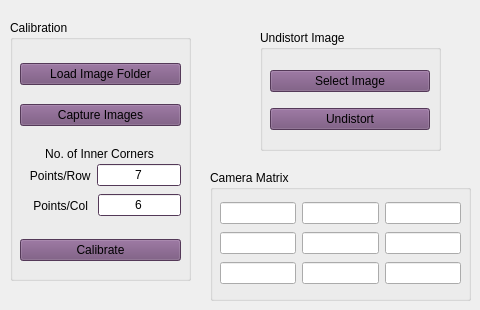
     <widget class="QWidget" name="tab_7">
      <property name="accessibleName">
       <string/>
      </property>
      <attribute name="title">
       <string>Calibration</string>
      </attribute>
      <widget class="QGroupBox" name="Calibration">
       <property name="geometry">
        <rect>
         <x>10</x>
         <y>20</y>
         <width>181</width>
         <height>261</height>
        </rect>
       </property>
       <property name="palette">
        <palette>
         <active>
          <colorrole role="WindowText">
           <brush brushstyle="SolidPattern">
            <color alpha="255">
             <red>0</red>
             <green>0</green>
             <blue>0</blue>
            </color>
           </brush>
          </colorrole>
          <colorrole role="Button">
           <brush brushstyle="SolidPattern">
            <color alpha="255">
             <red>117</red>
             <green>80</green>
             <blue>123</blue>
            </color>
           </brush>
          </colorrole>
          <colorrole role="Light">
           <brush brushstyle="SolidPattern">
            <color alpha="255">
             <red>176</red>
             <green>120</green>
             <blue>185</blue>
            </color>
           </brush>
          </colorrole>
          <colorrole role="Midlight">
           <brush brushstyle="SolidPattern">
            <color alpha="255">
             <red>146</red>
             <green>100</green>
             <blue>154</blue>
            </color>
           </brush>
          </colorrole>
          <colorrole role="Dark">
           <brush brushstyle="SolidPattern">
            <color alpha="255">
             <red>58</red>
             <green>40</green>
             <blue>61</blue>
            </color>
           </brush>
          </colorrole>
          <colorrole role="Mid">
           <brush brushstyle="SolidPattern">
            <color alpha="255">
             <red>78</red>
             <green>53</green>
             <blue>82</blue>
            </color>
           </brush>
          </colorrole>
          <colorrole role="Text">
           <brush brushstyle="SolidPattern">
            <color alpha="255">
             <red>0</red>
             <green>0</green>
             <blue>0</blue>
            </color>
           </brush>
          </colorrole>
          <colorrole role="BrightText">
           <brush brushstyle="SolidPattern">
            <color alpha="255">
             <red>0</red>
             <green>0</green>
             <blue>0</blue>
            </color>
           </brush>
          </colorrole>
          <colorrole role="ButtonText">
           <brush brushstyle="SolidPattern">
            <color alpha="255">
             <red>0</red>
             <green>0</green>
             <blue>0</blue>
            </color>
           </brush>
          </colorrole>
          <colorrole role="Base">
           <brush brushstyle="SolidPattern">
            <color alpha="255">
             <red>255</red>
             <green>255</green>
             <blue>255</blue>
            </color>
           </brush>
          </colorrole>
          <colorrole role="Window">
           <brush brushstyle="SolidPattern">
            <color alpha="255">
             <red>117</red>
             <green>80</green>
             <blue>123</blue>
            </color>
           </brush>
          </colorrole>
          <colorrole role="Shadow">
           <brush brushstyle="SolidPattern">
            <color alpha="255">
             <red>0</red>
             <green>0</green>
             <blue>0</blue>
            </color>
           </brush>
          </colorrole>
          <colorrole role="AlternateBase">
           <brush brushstyle="SolidPattern">
            <color alpha="255">
             <red>58</red>
             <green>40</green>
             <blue>61</blue>
            </color>
           </brush>
          </colorrole>
          <colorrole role="ToolTipBase">
           <brush brushstyle="SolidPattern">
            <color alpha="255">
             <red>255</red>
             <green>255</green>
             <blue>220</blue>
            </color>
           </brush>
          </colorrole>
          <colorrole role="ToolTipText">
           <brush brushstyle="SolidPattern">
            <color alpha="255">
             <red>0</red>
             <green>0</green>
             <blue>0</blue>
            </color>
           </brush>
          </colorrole>
         </active>
         <inactive>
          <colorrole role="WindowText">
           <brush brushstyle="SolidPattern">
            <color alpha="255">
             <red>0</red>
             <green>0</green>
             <blue>0</blue>
            </color>
           </brush>
          </colorrole>
          <colorrole role="Button">
           <brush brushstyle="SolidPattern">
            <color alpha="255">
             <red>117</red>
             <green>80</green>
             <blue>123</blue>
            </color>
           </brush>
          </colorrole>
          <colorrole role="Light">
           <brush brushstyle="SolidPattern">
            <color alpha="255">
             <red>176</red>
             <green>120</green>
             <blue>185</blue>
            </color>
           </brush>
          </colorrole>
          <colorrole role="Midlight">
           <brush brushstyle="SolidPattern">
            <color alpha="255">
             <red>146</red>
             <green>100</green>
             <blue>154</blue>
            </color>
           </brush>
          </colorrole>
          <colorrole role="Dark">
           <brush brushstyle="SolidPattern">
            <color alpha="255">
             <red>58</red>
             <green>40</green>
             <blue>61</blue>
            </color>
           </brush>
          </colorrole>
          <colorrole role="Mid">
           <brush brushstyle="SolidPattern">
            <color alpha="255">
             <red>78</red>
             <green>53</green>
             <blue>82</blue>
            </color>
           </brush>
          </colorrole>
          <colorrole role="Text">
           <brush brushstyle="SolidPattern">
            <color alpha="255">
             <red>0</red>
             <green>0</green>
             <blue>0</blue>
            </color>
           </brush>
          </colorrole>
          <colorrole role="BrightText">
           <brush brushstyle="SolidPattern">
            <color alpha="255">
             <red>0</red>
             <green>0</green>
             <blue>0</blue>
            </color>
           </brush>
          </colorrole>
          <colorrole role="ButtonText">
           <brush brushstyle="SolidPattern">
            <color alpha="255">
             <red>0</red>
             <green>0</green>
             <blue>0</blue>
            </color>
           </brush>
          </colorrole>
          <colorrole role="Base">
           <brush brushstyle="SolidPattern">
            <color alpha="255">
             <red>173</red>
             <green>127</green>
             <blue>168</blue>
            </color>
           </brush>
          </colorrole>
          <colorrole role="Window">
           <brush brushstyle="SolidPattern">
            <color alpha="255">
             <red>117</red>
             <green>80</green>
             <blue>123</blue>
            </color>
           </brush>
          </colorrole>
          <colorrole role="Shadow">
           <brush brushstyle="SolidPattern">
            <color alpha="255">
             <red>0</red>
             <green>0</green>
             <blue>0</blue>
            </color>
           </brush>
          </colorrole>
          <colorrole role="AlternateBase">
           <brush brushstyle="SolidPattern">
            <color alpha="255">
             <red>58</red>
             <green>40</green>
             <blue>61</blue>
            </color>
           </brush>
          </colorrole>
          <colorrole role="ToolTipBase">
           <brush brushstyle="SolidPattern">
            <color alpha="255">
             <red>255</red>
             <green>255</green>
             <blue>220</blue>
            </color>
           </brush>
          </colorrole>
          <colorrole role="ToolTipText">
           <brush brushstyle="SolidPattern">
            <color alpha="255">
             <red>0</red>
             <green>0</green>
             <blue>0</blue>
            </color>
           </brush>
          </colorrole>
         </inactive>
         <disabled>
          <colorrole role="WindowText">
           <brush brushstyle="SolidPattern">
            <color alpha="255">
             <red>58</red>
             <green>40</green>
             <blue>61</blue>
            </color>
           </brush>
          </colorrole>
          <colorrole role="Button">
           <brush brushstyle="SolidPattern">
            <color alpha="255">
             <red>117</red>
             <green>80</green>
             <blue>123</blue>
            </color>
           </brush>
          </colorrole>
          <colorrole role="Light">
           <brush brushstyle="SolidPattern">
            <color alpha="255">
             <red>176</red>
             <green>120</green>
             <blue>185</blue>
            </color>
           </brush>
          </colorrole>
          <colorrole role="Midlight">
           <brush brushstyle="SolidPattern">
            <color alpha="255">
             <red>146</red>
             <green>100</green>
             <blue>154</blue>
            </color>
           </brush>
          </colorrole>
          <colorrole role="Dark">
           <brush brushstyle="SolidPattern">
            <color alpha="255">
             <red>58</red>
             <green>40</green>
             <blue>61</blue>
            </color>
           </brush>
          </colorrole>
          <colorrole role="Mid">
           <brush brushstyle="SolidPattern">
            <color alpha="255">
             <red>78</red>
             <green>53</green>
             <blue>82</blue>
            </color>
           </brush>
          </colorrole>
          <colorrole role="Text">
           <brush brushstyle="SolidPattern">
            <color alpha="255">
             <red>58</red>
             <green>40</green>
             <blue>61</blue>
            </color>
           </brush>
          </colorrole>
          <colorrole role="BrightText">
           <brush brushstyle="SolidPattern">
            <color alpha="255">
             <red>0</red>
             <green>0</green>
             <blue>0</blue>
            </color>
           </brush>
          </colorrole>
          <colorrole role="ButtonText">
           <brush brushstyle="SolidPattern">
            <color alpha="255">
             <red>58</red>
             <green>40</green>
             <blue>61</blue>
            </color>
           </brush>
          </colorrole>
          <colorrole role="Base">
           <brush brushstyle="SolidPattern">
            <color alpha="255">
             <red>117</red>
             <green>80</green>
             <blue>123</blue>
            </color>
           </brush>
          </colorrole>
          <colorrole role="Window">
           <brush brushstyle="SolidPattern">
            <color alpha="255">
             <red>117</red>
             <green>80</green>
             <blue>123</blue>
            </color>
           </brush>
          </colorrole>
          <colorrole role="Shadow">
           <brush brushstyle="SolidPattern">
            <color alpha="255">
             <red>0</red>
             <green>0</green>
             <blue>0</blue>
            </color>
           </brush>
          </colorrole>
          <colorrole role="AlternateBase">
           <brush brushstyle="SolidPattern">
            <color alpha="255">
             <red>117</red>
             <green>80</green>
             <blue>123</blue>
            </color>
           </brush>
          </colorrole>
          <colorrole role="ToolTipBase">
           <brush brushstyle="SolidPattern">
            <color alpha="255">
             <red>255</red>
             <green>255</green>
             <blue>220</blue>
            </color>
           </brush>
          </colorrole>
          <colorrole role="ToolTipText">
           <brush brushstyle="SolidPattern">
            <color alpha="255">
             <red>0</red>
             <green>0</green>
             <blue>0</blue>
            </color>
           </brush>
          </colorrole>
         </disabled>
        </palette>
       </property>
       <property name="title">
        <string>Calibration</string>
       </property>
       <widget class="QWidget" name="verticalLayoutWidget_22">
        <property name="geometry">
         <rect>
          <x>10</x>
          <y>210</y>
          <width>161</width>
          <height>41</height>
         </rect>
        </property>
        <layout class="QVBoxLayout" name="verticalLayout_22">
         <item>
          <widget class="QPushButton" name="CalibrateButton">
           <property name="text">
            <string>Calibrate</string>
           </property>
          </widget>
         </item>
        </layout>
       </widget>
       <widget class="QWidget" name="horizontalLayoutWidget_25">
        <property name="geometry">
         <rect>
          <x>10</x>
          <y>140</y>
          <width>161</width>
          <height>31</height>
         </rect>
        </property>
        <layout class="QHBoxLayout" name="horizontalLayout_25">
         <item>
          <widget class="QLabel" name="label_25">
           <property name="text">
            <string>   Points/Row</string>
           </property>
          </widget>
         </item>
         <item>
          <widget class="QLineEdit" name="CalibRowsEdit">
           <property name="palette">
            <palette>
             <active>
              <colorrole role="Base">
               <brush brushstyle="SolidPattern">
                <color alpha="255">
                 <red>255</red>
                 <green>255</green>
                 <blue>255</blue>
                </color>
               </brush>
              </colorrole>
             </active>
             <inactive>
              <colorrole role="Base">
               <brush brushstyle="SolidPattern">
                <color alpha="255">
                 <red>255</red>
                 <green>255</green>
                 <blue>255</blue>
                </color>
               </brush>
              </colorrole>
             </inactive>
             <disabled>
              <colorrole role="Base">
               <brush brushstyle="SolidPattern">
                <color alpha="255">
                 <red>117</red>
                 <green>80</green>
                 <blue>123</blue>
                </color>
               </brush>
              </colorrole>
             </disabled>
            </palette>
           </property>
           <property name="text">
            <string>7</string>
           </property>
           <property name="alignment">
            <set>Qt::AlignCenter</set>
           </property>
          </widget>
         </item>
        </layout>
       </widget>
       <widget class="QWidget" name="horizontalLayoutWidget_26">
        <property name="geometry">
         <rect>
          <x>10</x>
          <y>170</y>
          <width>161</width>
          <height>31</height>
         </rect>
        </property>
        <layout class="QHBoxLayout" name="horizontalLayout_26">
         <item>
          <widget class="QLabel" name="label_26">
           <property name="text">
            <string>    Points/Col </string>
           </property>
          </widget>
         </item>
         <item>
          <widget class="QLineEdit" name="CalibColumnEdit">
           <property name="palette">
            <palette>
             <active>
              <colorrole role="Base">
               <brush brushstyle="SolidPattern">
                <color alpha="255">
                 <red>255</red>
                 <green>255</green>
                 <blue>255</blue>
                </color>
               </brush>
              </colorrole>
             </active>
             <inactive>
              <colorrole role="Base">
               <brush brushstyle="SolidPattern">
                <color alpha="255">
                 <red>255</red>
                 <green>255</green>
                 <blue>255</blue>
                </color>
               </brush>
              </colorrole>
             </inactive>
             <disabled>
              <colorrole role="Base">
               <brush brushstyle="SolidPattern">
                <color alpha="255">
                 <red>117</red>
                 <green>80</green>
                 <blue>123</blue>
                </color>
               </brush>
              </colorrole>
             </disabled>
            </palette>
           </property>
           <property name="text">
            <string>6</string>
           </property>
           <property name="alignment">
            <set>Qt::AlignCenter</set>
           </property>
          </widget>
         </item>
        </layout>
       </widget>
       <widget class="QWidget" name="verticalLayoutWidget_31">
        <property name="geometry">
         <rect>
          <x>10</x>
          <y>30</y>
          <width>161</width>
          <height>91</height>
         </rect>
        </property>
        <layout class="QVBoxLayout" name="verticalLayout_31">
         <item>
          <widget class="QPushButton" name="CalibLoadImagesButton">
           <property name="text">
            <string>Load Image Folder</string>
           </property>
          </widget>
         </item>
         <item>
          <widget class="QPushButton" name="CalibCaptureImagesButton">
           <property name="text">
            <string>Capture Images</string>
           </property>
          </widget>
         </item>
        </layout>
       </widget>
       <widget class="QLabel" name="label_27">
        <property name="geometry">
         <rect>
          <x>10</x>
          <y>120</y>
          <width>159</width>
          <height>27</height>
         </rect>
        </property>
        <property name="text">
         <string>No. of Inner Corners</string>
        </property>
        <property name="alignment">
         <set>Qt::AlignCenter</set>
        </property>
       </widget>
      </widget>
      <widget class="QGroupBox" name="Undistort">
       <property name="geometry">
        <rect>
         <x>260</x>
         <y>30</y>
         <width>181</width>
         <height>121</height>
        </rect>
       </property>
       <property name="palette">
        <palette>
         <active>
          <colorrole role="WindowText">
           <brush brushstyle="SolidPattern">
            <color alpha="255">
             <red>0</red>
             <green>0</green>
             <blue>0</blue>
            </color>
           </brush>
          </colorrole>
          <colorrole role="Button">
           <brush brushstyle="SolidPattern">
            <color alpha="255">
             <red>117</red>
             <green>80</green>
             <blue>123</blue>
            </color>
           </brush>
          </colorrole>
          <colorrole role="Light">
           <brush brushstyle="SolidPattern">
            <color alpha="255">
             <red>176</red>
             <green>120</green>
             <blue>185</blue>
            </color>
           </brush>
          </colorrole>
          <colorrole role="Midlight">
           <brush brushstyle="SolidPattern">
            <color alpha="255">
             <red>146</red>
             <green>100</green>
             <blue>154</blue>
            </color>
           </brush>
          </colorrole>
          <colorrole role="Dark">
           <brush brushstyle="SolidPattern">
            <color alpha="255">
             <red>58</red>
             <green>40</green>
             <blue>61</blue>
            </color>
           </brush>
          </colorrole>
          <colorrole role="Mid">
           <brush brushstyle="SolidPattern">
            <color alpha="255">
             <red>78</red>
             <green>53</green>
             <blue>82</blue>
            </color>
           </brush>
          </colorrole>
          <colorrole role="Text">
           <brush brushstyle="SolidPattern">
            <color alpha="255">
             <red>0</red>
             <green>0</green>
             <blue>0</blue>
            </color>
           </brush>
          </colorrole>
          <colorrole role="BrightText">
           <brush brushstyle="SolidPattern">
            <color alpha="255">
             <red>0</red>
             <green>0</green>
             <blue>0</blue>
            </color>
           </brush>
          </colorrole>
          <colorrole role="ButtonText">
           <brush brushstyle="SolidPattern">
            <color alpha="255">
             <red>0</red>
             <green>0</green>
             <blue>0</blue>
            </color>
           </brush>
          </colorrole>
          <colorrole role="Base">
           <brush brushstyle="SolidPattern">
            <color alpha="255">
             <red>173</red>
             <green>127</green>
             <blue>168</blue>
            </color>
           </brush>
          </colorrole>
          <colorrole role="Window">
           <brush brushstyle="SolidPattern">
            <color alpha="255">
             <red>117</red>
             <green>80</green>
             <blue>123</blue>
            </color>
           </brush>
          </colorrole>
          <colorrole role="Shadow">
           <brush brushstyle="SolidPattern">
            <color alpha="255">
             <red>0</red>
             <green>0</green>
             <blue>0</blue>
            </color>
           </brush>
          </colorrole>
          <colorrole role="AlternateBase">
           <brush brushstyle="SolidPattern">
            <color alpha="255">
             <red>58</red>
             <green>40</green>
             <blue>61</blue>
            </color>
           </brush>
          </colorrole>
          <colorrole role="ToolTipBase">
           <brush brushstyle="SolidPattern">
            <color alpha="255">
             <red>255</red>
             <green>255</green>
             <blue>220</blue>
            </color>
           </brush>
          </colorrole>
          <colorrole role="ToolTipText">
           <brush brushstyle="SolidPattern">
            <color alpha="255">
             <red>0</red>
             <green>0</green>
             <blue>0</blue>
            </color>
           </brush>
          </colorrole>
         </active>
         <inactive>
          <colorrole role="WindowText">
           <brush brushstyle="SolidPattern">
            <color alpha="255">
             <red>0</red>
             <green>0</green>
             <blue>0</blue>
            </color>
           </brush>
          </colorrole>
          <colorrole role="Button">
           <brush brushstyle="SolidPattern">
            <color alpha="255">
             <red>117</red>
             <green>80</green>
             <blue>123</blue>
            </color>
           </brush>
          </colorrole>
          <colorrole role="Light">
           <brush brushstyle="SolidPattern">
            <color alpha="255">
             <red>176</red>
             <green>120</green>
             <blue>185</blue>
            </color>
           </brush>
          </colorrole>
          <colorrole role="Midlight">
           <brush brushstyle="SolidPattern">
            <color alpha="255">
             <red>146</red>
             <green>100</green>
             <blue>154</blue>
            </color>
           </brush>
          </colorrole>
          <colorrole role="Dark">
           <brush brushstyle="SolidPattern">
            <color alpha="255">
             <red>58</red>
             <green>40</green>
             <blue>61</blue>
            </color>
           </brush>
          </colorrole>
          <colorrole role="Mid">
           <brush brushstyle="SolidPattern">
            <color alpha="255">
             <red>78</red>
             <green>53</green>
             <blue>82</blue>
            </color>
           </brush>
          </colorrole>
          <colorrole role="Text">
           <brush brushstyle="SolidPattern">
            <color alpha="255">
             <red>0</red>
             <green>0</green>
             <blue>0</blue>
            </color>
           </brush>
          </colorrole>
          <colorrole role="BrightText">
           <brush brushstyle="SolidPattern">
            <color alpha="255">
             <red>0</red>
             <green>0</green>
             <blue>0</blue>
            </color>
           </brush>
          </colorrole>
          <colorrole role="ButtonText">
           <brush brushstyle="SolidPattern">
            <color alpha="255">
             <red>0</red>
             <green>0</green>
             <blue>0</blue>
            </color>
           </brush>
          </colorrole>
          <colorrole role="Base">
           <brush brushstyle="SolidPattern">
            <color alpha="255">
             <red>173</red>
             <green>127</green>
             <blue>168</blue>
            </color>
           </brush>
          </colorrole>
          <colorrole role="Window">
           <brush brushstyle="SolidPattern">
            <color alpha="255">
             <red>117</red>
             <green>80</green>
             <blue>123</blue>
            </color>
           </brush>
          </colorrole>
          <colorrole role="Shadow">
           <brush brushstyle="SolidPattern">
            <color alpha="255">
             <red>0</red>
             <green>0</green>
             <blue>0</blue>
            </color>
           </brush>
          </colorrole>
          <colorrole role="AlternateBase">
           <brush brushstyle="SolidPattern">
            <color alpha="255">
             <red>58</red>
             <green>40</green>
             <blue>61</blue>
            </color>
           </brush>
          </colorrole>
          <colorrole role="ToolTipBase">
           <brush brushstyle="SolidPattern">
            <color alpha="255">
             <red>255</red>
             <green>255</green>
             <blue>220</blue>
            </color>
           </brush>
          </colorrole>
          <colorrole role="ToolTipText">
           <brush brushstyle="SolidPattern">
            <color alpha="255">
             <red>0</red>
             <green>0</green>
             <blue>0</blue>
            </color>
           </brush>
          </colorrole>
         </inactive>
         <disabled>
          <colorrole role="WindowText">
           <brush brushstyle="SolidPattern">
            <color alpha="255">
             <red>58</red>
             <green>40</green>
             <blue>61</blue>
            </color>
           </brush>
          </colorrole>
          <colorrole role="Button">
           <brush brushstyle="SolidPattern">
            <color alpha="255">
             <red>117</red>
             <green>80</green>
             <blue>123</blue>
            </color>
           </brush>
          </colorrole>
          <colorrole role="Light">
           <brush brushstyle="SolidPattern">
            <color alpha="255">
             <red>176</red>
             <green>120</green>
             <blue>185</blue>
            </color>
           </brush>
          </colorrole>
          <colorrole role="Midlight">
           <brush brushstyle="SolidPattern">
            <color alpha="255">
             <red>146</red>
             <green>100</green>
             <blue>154</blue>
            </color>
           </brush>
          </colorrole>
          <colorrole role="Dark">
           <brush brushstyle="SolidPattern">
            <color alpha="255">
             <red>58</red>
             <green>40</green>
             <blue>61</blue>
            </color>
           </brush>
          </colorrole>
          <colorrole role="Mid">
           <brush brushstyle="SolidPattern">
            <color alpha="255">
             <red>78</red>
             <green>53</green>
             <blue>82</blue>
            </color>
           </brush>
          </colorrole>
          <colorrole role="Text">
           <brush brushstyle="SolidPattern">
            <color alpha="255">
             <red>58</red>
             <green>40</green>
             <blue>61</blue>
            </color>
           </brush>
          </colorrole>
          <colorrole role="BrightText">
           <brush brushstyle="SolidPattern">
            <color alpha="255">
             <red>0</red>
             <green>0</green>
             <blue>0</blue>
            </color>
           </brush>
          </colorrole>
          <colorrole role="ButtonText">
           <brush brushstyle="SolidPattern">
            <color alpha="255">
             <red>58</red>
             <green>40</green>
             <blue>61</blue>
            </color>
           </brush>
          </colorrole>
          <colorrole role="Base">
           <brush brushstyle="SolidPattern">
            <color alpha="255">
             <red>117</red>
             <green>80</green>
             <blue>123</blue>
            </color>
           </brush>
          </colorrole>
          <colorrole role="Window">
           <brush brushstyle="SolidPattern">
            <color alpha="255">
             <red>117</red>
             <green>80</green>
             <blue>123</blue>
            </color>
           </brush>
          </colorrole>
          <colorrole role="Shadow">
           <brush brushstyle="SolidPattern">
            <color alpha="255">
             <red>0</red>
             <green>0</green>
             <blue>0</blue>
            </color>
           </brush>
          </colorrole>
          <colorrole role="AlternateBase">
           <brush brushstyle="SolidPattern">
            <color alpha="255">
             <red>117</red>
             <green>80</green>
             <blue>123</blue>
            </color>
           </brush>
          </colorrole>
          <colorrole role="ToolTipBase">
           <brush brushstyle="SolidPattern">
            <color alpha="255">
             <red>255</red>
             <green>255</green>
             <blue>220</blue>
            </color>
           </brush>
          </colorrole>
          <colorrole role="ToolTipText">
           <brush brushstyle="SolidPattern">
            <color alpha="255">
             <red>0</red>
             <green>0</green>
             <blue>0</blue>
            </color>
           </brush>
          </colorrole>
         </disabled>
        </palette>
       </property>
       <property name="title">
        <string>Undistort Image</string>
       </property>
       <widget class="QWidget" name="verticalLayoutWidget_24">
        <property name="geometry">
         <rect>
          <x>10</x>
          <y>30</y>
          <width>160</width>
          <height>81</height>
         </rect>
        </property>
        <layout class="QVBoxLayout" name="verticalLayout_24">
         <item>
          <widget class="QPushButton" name="UndistortLoadImageButton">
           <property name="text">
            <string>Select Image</string>
           </property>
          </widget>
         </item>
         <item>
          <widget class="QPushButton" name="UndistortButton">
           <property name="text">
            <string>Undistort</string>
           </property>
          </widget>
         </item>
        </layout>
       </widget>
      </widget>
      <widget class="QGroupBox" name="CameraMatrix">
       <property name="geometry">
        <rect>
         <x>210</x>
         <y>170</y>
         <width>261</width>
         <height>131</height>
        </rect>
       </property>
       <property name="title">
        <string>Camera Matrix</string>
       </property>
       <widget class="QWidget" name="gridLayoutWidget_3">
        <property name="geometry">
         <rect>
          <x>10</x>
          <y>30</y>
          <width>241</width>
          <height>89</height>
         </rect>
        </property>
        <layout class="QGridLayout" name="gridLayout_3">
         <item row="2" column="0">
          <widget class="QLineEdit" name="C4Edit"/>
         </item>
         <item row="0" column="1">
          <widget class="QLineEdit" name="C2Edit"/>
         </item>
         <item row="0" column="2">
          <widget class="QLineEdit" name="C3Edit"/>
         </item>
         <item row="0" column="0">
          <widget class="QLineEdit" name="C1Edit">
           <property name="text">
            <string/>
           </property>
          </widget>
         </item>
         <item row="3" column="0">
          <widget class="QLineEdit" name="C7Edit"/>
         </item>
         <item row="3" column="2">
          <widget class="QLineEdit" name="C9Edit"/>
         </item>
         <item row="2" column="2">
          <widget class="QLineEdit" name="C6Edit"/>
         </item>
         <item row="2" column="1">
          <widget class="QLineEdit" name="C5Edit"/>
         </item>
         <item row="3" column="1">
          <widget class="QLineEdit" name="C8Edit"/>
         </item>
        </layout>
       </widget>
      </widget>
     </widget>
